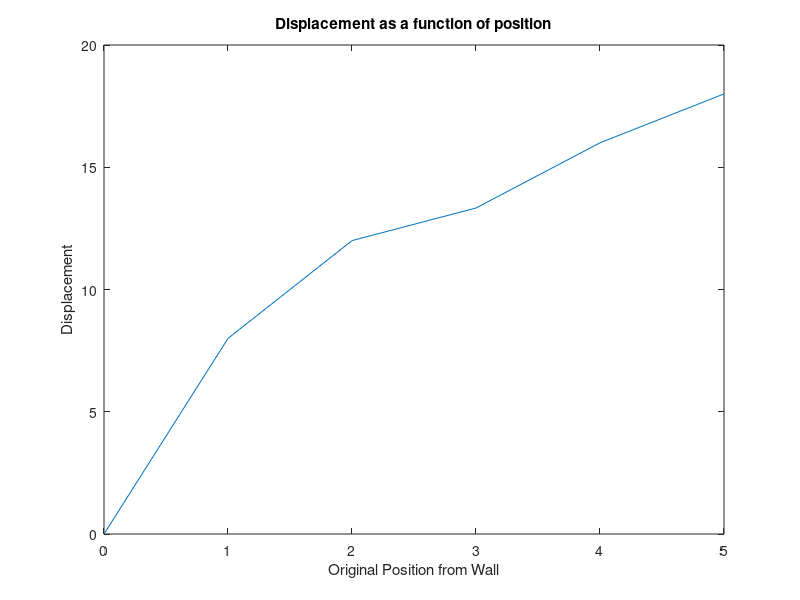
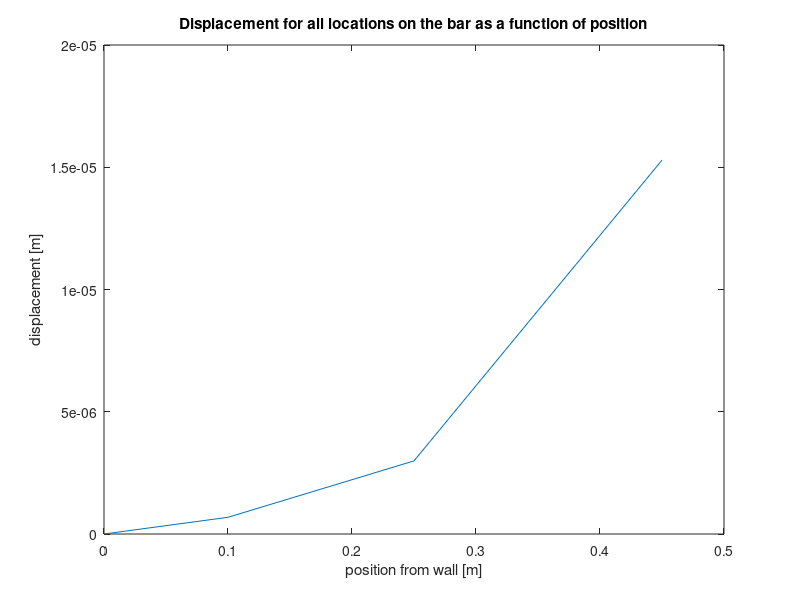

Source code (MATLAB) for these figures, in order:
clear all
close all
clc
%Part A

%Part A: displacement at each node
%stiffness matrix
k=[0.25 -0.25 0 0 0 0;
   -0.25 0.75 -0.5 0 0 0;
   0 -0.5 2 -1.5 0 0;
   0 0 -1.5 2.25 -0.75 0;
   0 0 0 -0.75 1.75 -1;
   0 0 0 0 -1 1];

%stiffness matrix with boundary condition x1=0
kBoundary=[0.75 -0.5 0 0 0;
           -0.5 2 -1.5 0 0;
               0 -1.5 2.25 -0.75 0;
               0 0 -0.75 1.75 -1;
               0 0 0 -1 1];

%force vector
F=[0;0;0;0;2];

%solving for the x values
x=kBoundary\F

%Part B: plot displacement as function of position
positions=[0 1 2 3 4 5];

%displacements
node1=0;
node2=x(1);
node3=x(2);
node4=x(3);
node5=x(4);
node6=x(5);

displacements=[node1 node2 node3 node4 node5 node6]

%plotting the displacements and positions
figure(1)
plot(positions, displacements)
title('Displacement as a function of position');
xlabel('Original Position from Wall');
ylabel('Displacement');

%Total displacement
totalDisplacement=x(1)+x(2)+x(3)+x(4)+x(5)

%Part B

% PART A (find displacements at each node point)

% 3x3 matrix for the system of equations for the Stepped Bar question
K = [603.75e6*pi -138e6*pi 0;
    -138e6*pi 163.875e6*pi -25.875e6*pi;
     0 -25.875e6*pi 25.875e6*pi];

P = [0; 0; 1000];

phi = linsolve(K,P) %solve for individual nodal displacement


% PART B (plot displacement for all locations)
pos_from_wall = [0 0.1 0.25 0.45];

displacement = [0 phi(1) phi(2) phi(3)];

figure(2)
plot(pos_from_wall, displacement)
title('Displacement for all locations on the bar as a function of position');
xlabel('position from wall [m]');
ylabel('displacement [m]');

% PART C (calculate the total displacement at end of bar)
total_disp = (phi(1)+phi(2)+phi(3))*1000
    %outputs total displacement at the end of the bar in cm
